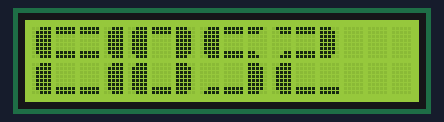
Simulated run of this sketch. Board: Arduino Uno, built with avr-gcc and run on an emulated ATmega328P. On the bench: 16×2 character LCD.

Above: at 0.21 s.
At 5.09 s:
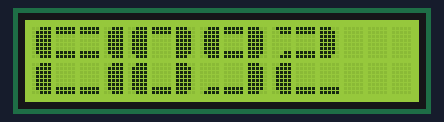
At 10.09 s:
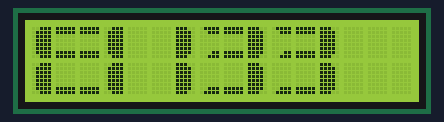
At 19.96 s:
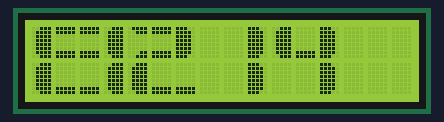
At 29.84 s:
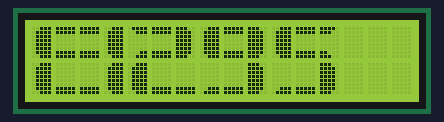
At 39.83 s:
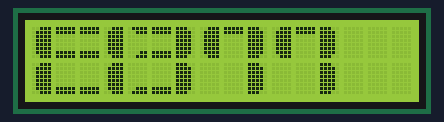

The sketch:

LCD_Custom_Char.ino
```cpp
#include <Wire.h>                       //library for communication with I2C devices
#include <LiquidCrystal_I2C.h>          // library for LCD with I2C communication

// ?
#if defined(ARDUINO) && ARDUINO >= 100
#define printByte(args)  write(args);
#else
#define printByte(args)  print(args,BYTE);
#endif

//      Segments for characters        //
byte bar1[8] =
{
        B11100,
        B11110,
        B11110,
        B11110,
        B11110,
        B11110,
        B11110,
        B11100
};
byte bar2[8] =
{
        B00111,
        B01111,
        B01111,
        B01111,
        B01111,
        B01111,
        B01111,
        B00111
};
byte bar3[8] =
{
        B11111,
        B11111,
        B00000,
        B00000,
        B00000,
        B00000,
        B11111,
        B11111
};
byte bar4[8] =
{
        B11110,
        B11100,
        B00000,
        B00000,
        B00000,
        B00000,
        B11000,
        B11100
};
byte bar5[8] =
{
        B01111,
        B00111,
        B00000,
        B00000,
        B00000,
        B00000,
        B00011,
        B00111
};
byte bar6[8] =
{
        B00000,
        B00000,
        B00000,
        B00000,
        B00000,
        B00000,
        B11111,
        B11111
};
byte bar7[8] =
{
        B00000,
        B00000,
        B00000,
        B00000,
        B00000,
        B00000,
        B00111,
        B01111
};
byte bar8[8] =
{
        B11111,
        B11111,
        B00000,
        B00000,
        B00000,
        B00000,
        B00000,
        B00000
};

LiquidCrystal_I2C lcd(0x3e,16,2);        // seting the LCD address for a 16 chars and 2 line display

/*               Functions for building numbers                */
/* Every number has 6 segments, 3 in first row and 3 in second */
void custom0(int col)
{
  lcd.setCursor(col, 0);
  lcd.write(2);
  lcd.write(8);
  lcd.write(1);
  lcd.setCursor(col, 1);
  lcd.write(2);
  lcd.write(6);
  lcd.write(1);
}

void custom1(int col)
{

  lcd.setCursor(col,0);
  lcd.write(32);
  lcd.write(32);
  lcd.write(1);
  lcd.setCursor(col,1);
  lcd.write(32);
  lcd.write(32);
  lcd.write(1);
}

void custom2(int col)
{
  lcd.setCursor(col,0);
  lcd.write(5);
  lcd.write(3);
  lcd.write(1);
  lcd.setCursor(col, 1);
  lcd.write(2);
  lcd.write(6);
  lcd.write(6);
}

void custom3(int col)
{
  lcd.setCursor(col,0);
  lcd.write(5);
  lcd.write(3);
  lcd.write(1);
  lcd.setCursor(col, 1);
  lcd.write(7);
  lcd.write(6);
  lcd.write(1);
}

void custom4(int col)
{
  lcd.setCursor(col,0);
  lcd.write(2);
  lcd.write(6);
  lcd.write(1);
  lcd.setCursor(col, 1);
  lcd.write(32);
  lcd.write(32);
  lcd.write(1);
}

void custom5(int col)
{
  lcd.setCursor(col,0);
  lcd.write(2);
  lcd.write(3);
  lcd.write(4);
  lcd.setCursor(col, 1);
  lcd.write(7);
  lcd.write(6);
  lcd.write(1);
}

void custom6(int col)
{
  lcd.setCursor(col,0);
  lcd.write(2);
  lcd.write(3);
  lcd.write(4);
  lcd.setCursor(col, 1);
  lcd.write(2);
  lcd.write(6);
  lcd.write(1);
}

void custom7(int col)
{
  lcd.setCursor(col,0);
  lcd.write(2);
  lcd.write(8);
  lcd.write(1);
  lcd.setCursor(col, 1);
  lcd.write(32);
  lcd.write(32);
  lcd.write(1);
}

void custom8(int col)
{
  lcd.setCursor(col, 0);
  lcd.write(2);
  lcd.write(3);
  lcd.write(1);
  lcd.setCursor(col, 1);
  lcd.write(2);
  lcd.write(6);
  lcd.write(1);
}

void custom9(int col)
{
  lcd.setCursor(col, 0);
  lcd.write(2);
  lcd.write(3);
  lcd.write(1);
  lcd.setCursor(col, 1);
  lcd.write(7);
  lcd.write(6);
  lcd.write(1);
}

/*     Function that displays number according to its value and place on LCD    */
void printNumber(int value, int col) {
  if (value == 0) {
    custom0(col);
  }
  if (value == 1) {
    custom1(col);
  }
  if (value == 2) {
    custom2(col);
  }
  if (value == 3) {
   custom3(col);
  }
  if (value == 4) {
    custom4(col);
  }
  if (value == 5) {
    custom5(col);
  }
  if (value == 6) {
    custom6(col);
  }
  if (value == 7) {
    custom7(col);
  }
  if (value == 8) {
    custom8(col);
  }
  if (value == 9) {
    custom9(col);
  }
}

void setup()
{
  // setting LCD
  lcd.init();
  lcd.backlight();

  // creating custom characters (max 8)
  lcd.createChar(1,bar1);
  lcd.createChar(2,bar2);
  lcd.createChar(3,bar3);
  lcd.createChar(4,bar4);
  lcd.createChar(5,bar5);
  lcd.createChar(6,bar6);
  lcd.createChar(7,bar7);
  lcd.createChar(8,bar8);

  // letter E on LCD
  lcd.setCursor(0, 0);
  lcd.write(2);
  lcd.write(3);
  lcd.write(3);
  lcd.setCursor(0, 1);
  lcd.write(2);
  lcd.write(6);
  lcd.write(6);

  // letter P
  lcd.setCursor(3, 0);
  lcd.write(2);
  lcd.write(3);
  lcd.write(1);
  lcd.setCursor(3, 1);
  lcd.write(2);

}

int broj=52, x, y, z;          // just for example

void loop()
{
  x=broj/100;
  y=(broj/10)%10;
  z=broj%10;
  printNumber(x, 4);          // displaying first number
  printNumber(y, 7);          // displaying secon number
  printNumber(z, 10);         // displaying third number
  delay(100);
  broj++;
}
```
